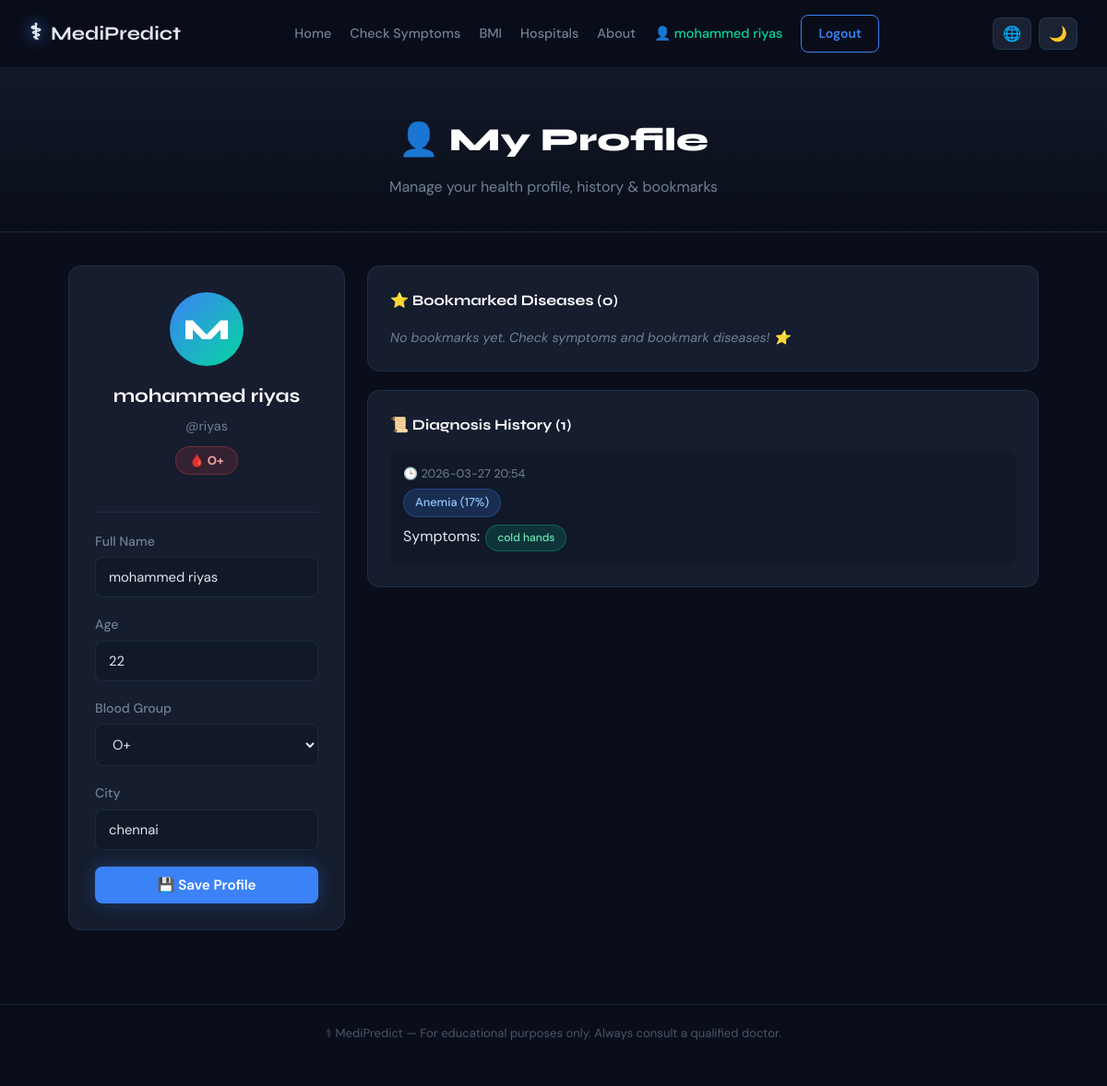
/profile (signed in), run on the app's committed database.
### tables this page shows
CREATE TABLE users (
        id INTEGER PRIMARY KEY AUTOINCREMENT,
        username TEXT UNIQUE NOT NULL,
        password TEXT NOT NULL,
        name TEXT, age INTEGER, blood_group TEXT, city TEXT,
        created_at TEXT DEFAULT CURRENT_TIMESTAMP
    );

CREATE TABLE history (
        id INTEGER PRIMARY KEY AUTOINCREMENT,
        user_id INTEGER, symptoms TEXT, predictions TEXT,
        checked_at TEXT DEFAULT CURRENT_TIMESTAMP,
        FOREIGN KEY(user_id) REFERENCES users(id)
    );

### app.py (the view, shortened to what this page needs)
@app.route('/profile', methods=['GET', 'POST'])
def profile():
    if not session.get('user_id'):
        return redirect(url_for('login'))
    user = get_user_by_id(session['user_id'])
    history = get_history(session['user_id'])
    bookmarks = get_bookmarks(session['user_id'])
    return render_template('profile.html', user=user, history=history, bookmarks=bookmarks)

### app.py (called while the page is built)
def get_user_by_id(uid):
    conn = sqlite3.connect(DB_PATH)
    c = conn.cursor()
    c.execute('SELECT * FROM users WHERE id=?', (uid,))
    row = c.fetchone()
    conn.close()
    if row:
        return {'id': row[0], 'username': row[1], 'name': row[3],
                'age': row[4], 'blood_group': row[5], 'city': row[6]}
    return None

def get_history(user_id):
    conn = sqlite3.connect(DB_PATH)
    c = conn.cursor()
    c.execute('SELECT symptoms, predictions, checked_at FROM history WHERE user_id=? ORDER BY id DESC LIMIT 10', (user_id,))
    rows = c.fetchall()
    conn.close()
    return [{'symptoms': json.loads(r[0]), 'predictions': json.loads(r[1]), 'checked_at': r[2]} for r in rows]

def get_bookmarks(user_id):
    conn = sqlite3.connect(DB_PATH)
    c = conn.cursor()
    c.execute('SELECT disease FROM bookmarks WHERE user_id=?', (user_id,))
    rows = c.fetchall()
    conn.close()
    return [r[0] for r in rows]

### templates/profile.html (shortened to what this page needs)
{% extends "base.html" %}
{% block content %}
<div class="page-header">
    <div class="container">
        <h1 class="page-title">👤 My Profile</h1>
        <p class="page-subtitle">Manage your health profile, history & bookmarks</p>
    </div>
</div>
<div class="container profile-container">
    <div class="profile-grid">
        <div class="profile-card">
            <div class="profile-avatar">{{ (user.name or user.username)[0].upper() }}</div>
            <h2>{{ user.name or user.username }}</h2>
            <p class="profile-meta">@{{ user.username }}</p>
            {% if user.blood_group %}<span class="blood-badge">🩸 {{ user.blood_group }}</span>{% endif %}
            <form action="{{ url_for('profile') }}" method="POST" class="profile-form">
                <div class="form-group">
                    <label>Full Name</label>
                    <input type="text" name="name" class="form-input" value="{{ user.name or '' }}" placeholder="Your name">
                </div>
                <div class="form-group">
                    <label>Age</label>
                    <input type="number" name="age" class="form-input" value="{{ user.age or '' }}" placeholder="Age">
                </div>
                <div class="form-group">
                    <label>Blood Group</label>
                    <select name="blood_group" class="form-input">
                        {% for bg in ['A+','A-','B+','B-','AB+','AB-','O+','O-'] %}
                        <option {% if user.blood_group == bg %}selected{% endif %}>{{ bg }}</option>
                        {% endfor %}
                    </select>
                </div>
                <div class="form-group">
                    <label>City</label>
                    <input type="text" name="city" class="form-input" value="{{ user.city or '' }}" placeholder="Your city">
                </div>
                <button type="submit" class="btn btn-primary btn-full">💾 Save Profile</button>
            </form>
        </div>
        <div class="profile-right">
            <div class="profile-section">
                <h3>⭐ Bookmarked Diseases ({{ bookmarks|length }})</h3>
                {% if bookmarks %}
                <div class="bookmarks-grid">
                    {% for disease in bookmarks %}
                    <div class="bookmark-item">
                        <span>🔖 {{ disease }}</span>
                        <button onclick="removeBookmark('{{ disease }}', this)" class="btn-icon-sm">✕</button>
                    </div>
                    {% endfor %}
                </div>
                {% else %}
                <p class="empty-msg">No bookmarks yet. Check symptoms and bookmark diseases! ⭐</p>
                {% endif %}
            </div>
            <div class="profile-section">
                <h3>📜 Diagnosis History ({{ history|length }})</h3>
                {% if history %}
                <div class="history-list">
                    {% for h in history %}
                    <div class="history-item">
                        <div class="history-header">
                            <span class="history-date">🕒 {{ h.checked_at }}</span>
                            <div class="history-predictions">
                                {% for p in h.predictions %}
                                <span class="chip chip-blue">{{ p.disease }} ({{ p.match_percent }}%)</span>
                                {% endfor %}
                            </div>
                        </div>
                        <div class="history-symptoms">
                            Symptoms: {% for s in h.symptoms %}<span class="chip chip-green" style="font-size:0.75rem">{{ s }}</span>{% endfor %}
                        </div>
                    </div>
                    {% endfor %}
                </div>
                {% else %}
                <p class="empty-msg">No history yet. Start checking your symptoms! 🩺</p>
                {% endif %}
            </div>
        </div>
    </div>
</div>
{% endblock %}

### templates/base.html (shortened to what this page needs)
<!DOCTYPE html>
<html lang="en" data-theme="dark" data-lang="en">
<head>
    <link rel="stylesheet" href="{{ url_for('static', filename='css/style.css') }}">
</head>
<body>
<nav class="navbar" id="navbar">
    <a href="{{ url_for('home') }}" class="nav-brand">
        <span class="brand-icon">⚕</span>
        <span class="brand-text" data-en="MediPredict" data-hi="मेडीप्रेडिक्ट">MediPredict</span>
    </a>
    <div class="nav-links" id="navLinks">
        <a href="{{ url_for('home') }}" class="nav-link" data-en="Home" data-hi="होम">Home</a>
        <a href="{{ url_for('symptoms') }}" class="nav-link" data-en="Check Symptoms" data-hi="लक्षण जांचें">Check Symptoms</a>
        <a href="{{ url_for('bmi') }}" class="nav-link" data-en="BMI" data-hi="बीएमआई">BMI</a>
        <a href="{{ url_for('hospitals') }}" class="nav-link" data-en="Hospitals" data-hi="अस्पताल">Hospitals</a>
        <a href="{{ url_for('about') }}" class="nav-link" data-en="About" data-hi="के बारे में">About</a>
        {% if user %}
            <a href="{{ url_for('profile') }}" class="nav-link nav-user">👤 {{ user.name or user.username }}</a>
            <a href="{{ url_for('logout') }}" class="nav-btn btn-outline" data-en="Logout" data-hi="लॉगआउट">Logout</a>
        {% else %}
            <a href="{{ url_for('login') }}" class="nav-link" data-en="Login" data-hi="लॉग इन">Login</a>
            <a href="{{ url_for('register') }}" class="nav-btn btn-primary" data-en="Register" data-hi="रजिस्टर">Register</a>
        {% endif %}
    </div>
    <div class="nav-controls">
        <button class="icon-btn" id="langToggle" title="Toggle Language" onclick="toggleLang()">🌐</button>
        <button class="icon-btn" id="themeToggle" title="Toggle Theme" onclick="toggleTheme()">🌙</button>
    </div>
</nav>
<main>{% block content %}{% endblock %}</main>
<footer class="footer">
    <p data-en="⚕ MediPredict — For educational purposes only. Always consult a qualified doctor."
       data-hi="⚕ मेडीप्रेडिक्ट — केवल शैक्षिक उद्देश्यों के लिए। हमेशा एक योग्य डॉक्टर से परामर्श करें।">
        ⚕ MediPredict — For educational purposes only. Always consult a qualified doctor.
    </p>
</footer>
</body>
</html>

### data on the page
users: name "mohammed riyas", name "M", username "riyas", blood_group "O+", age "22", city "chennai"
history: checked_at "2026-03-27 20:54", disease "Anemia", match_percent "17", symptoms "cold hands"

### other printed values
{{ bookmarks|length }} "0"
{{ history|length }} "1"
